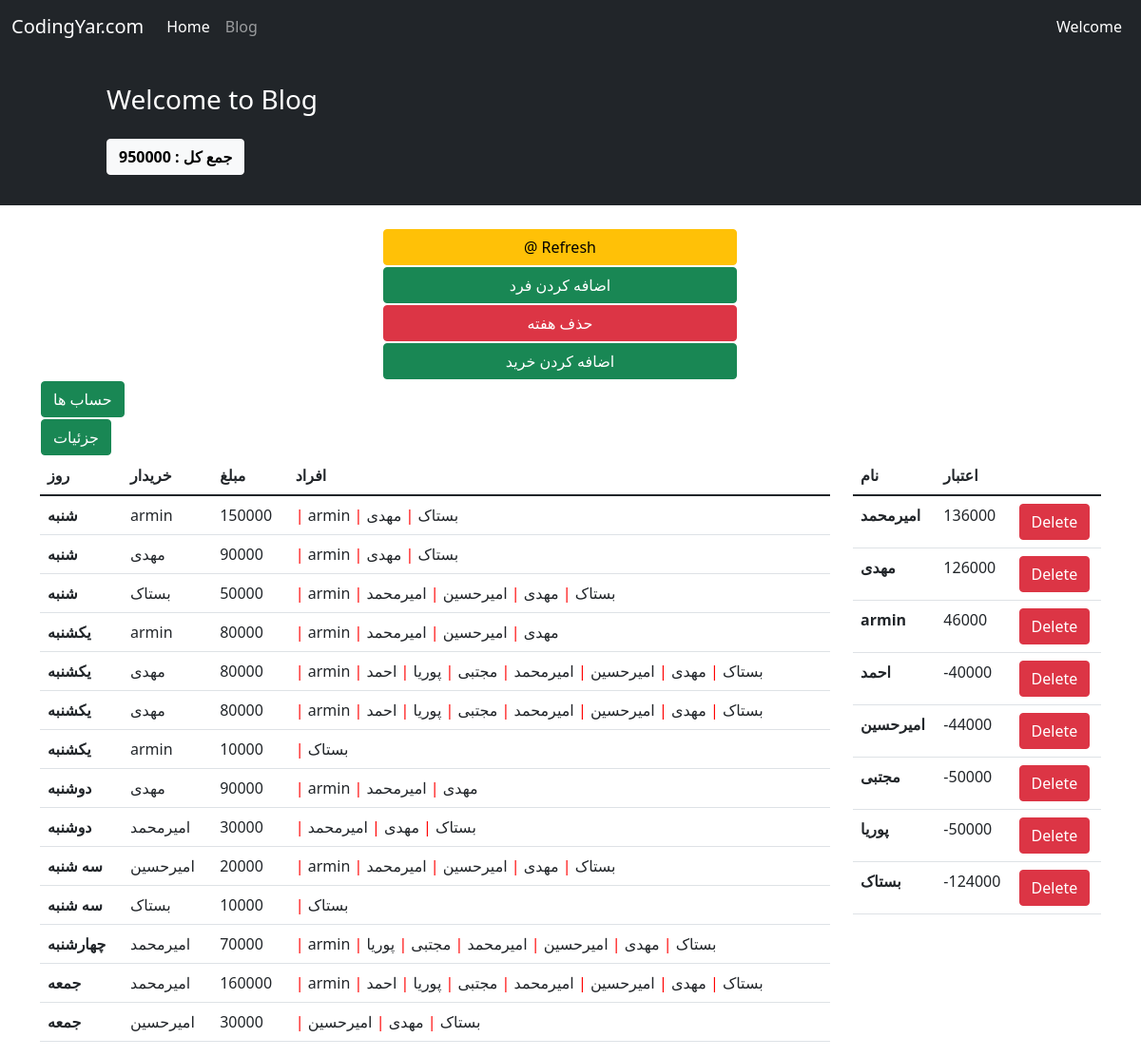
Page /2/weekdetails/ on the committed database.
### hesab/models.py (models this page shows, shortened)
class Shopping(models.Model):
    CHOICES = (('0', 'شنبه'),
               ('1', 'یکشنبه'),
               ('2', 'دوشنبه'),
               ('3', 'سه شنبه'),
               ('4', 'چهارشنبه'),
               ('5', 'پنج شنبه'),
               ('6', 'جمعه')
               )
    name = models.CharField(choices=CHOICES, max_length=100)
    week = models.ForeignKey(Week, on_delete=models.CASCADE, related_name='weekshopping', null=True)
    day = models.DateField(auto_now_add=True)
    buyer = models.ForeignKey(User, on_delete=models.CASCADE, related_name='usershopping')
    consumer = models.ManyToManyField(User)
    amount = models.IntegerField()
    goods = models.CharField(max_length=500)

class Money(models.Model):
    user = models.ForeignKey(User, on_delete=models.CASCADE, related_name='usermoney')
    week = models.ForeignKey(Week, on_delete=models.CASCADE, related_name='weekmoney')
    money = models.IntegerField(default=0)

### hesab/views.py (the view)
# urls.py: path('<int:pk>/weekdetails/', views.week_details, name='week_details'),
def week_details(request, pk):
    week = Week.objects.get(id=pk)
    all_money = Money.objects.filter(week=week).order_by('-money')
    shopping = Shopping.objects.filter(week=week).order_by('name')
    week_money = 0
    context = {
        'week': week,
        'sum': week.sum,
        'shopping': shopping,
        'all_money': all_money
    }
    return render(request, 'hesab/week_details.html', context)

### hesab/templates/hesab/week_details.html (shortened to what this page needs)
{% extends '_base.html' %}
{% block extra %}
    <p class="btn btn-light"><b>جمع کل : </b><b>{{ sum }} </b></p>
{% endblock extra %}
{% block content %}
    <div class="container mt-4">
        <div class="row">
            <div class="row">
                <div class="col-md-4"></div>
                <a class="btn btn-warning col-md-4" type="submit" href="{% url 'refresh' week.id %}" style="margin: 1px">@
                    Refresh</a>
            </div>
            <div class="row">
                <div class="col-md-4"></div>
                <a class="btn btn-success col-md-4" type="submit" href="{% url 'create_money' week.id %}" style="margin: 1px">اضافه
                    کردن فرد</a>
            </div>
            <div class="row">
                <div class="col-md-4"></div>
                <a class="btn btn-danger col-md-4" type="submit" href="{% url 'delete_week' week.id %}" style="margin: 1px">حذف هفته</a>
            </div>
            <div class="row">
                <div class="col-md-4"></div>
                <a class="btn btn-success col-md-4" type="submit" href="{% url 'create_shopping' week.id %}" style="margin: 1px">اضافه
                    کردن خرید</a>
            </div>
            <div class="col-md-3>
        </div>
        <div class="col-md-4">
            <a class="btn btn-success" type="submit" href="{% url 'hesab' week.id %}" style="margin: 1px"> حساب ها </a>
        </div><div class="col-md-4">
            <a class="btn btn-success" type="submit" href="{% url 'last_hesab_refresh' week.id %}" style="margin: 1px"> جزئیات </a>
        </div>
        <div class="col-md-3"></div>
        <div class="col-9">
            <table class="table table-hover">
                <thead>
                <tr>
                    <th scope="col"> روز</th>
                    <th scope="col">خریدار</th>
                    <th scope="col">مبلغ</th>
                    <th scope="col">افراد</th>
                </tr>
                </thead>
                <tbody>
                <tr>
                    {% for day in shopping %}
                        <th scope="row">{{ day.get_name_display }}</th>
                        <td>{{ day.buyer }}</td>
                        <td>{{ day.amount }}</td>
                        <td>
                            {% for con in day.consumer.all %}
                                <span style="color:red"> | </span> {{ con.username }}
                            {% endfor %}
                        </td>
                        </tr>
                    {% endfor %}
                </tbody>
            </table>
        </div>
        <div class="col-3">
            <table class="table">
                <thead>
                <tr>
                    <th scope="col">نام</th>
                    <th scope="col">اعتبار</th>
                </tr>
                </thead>
                <tbody>
                {% for mon in all_money %}
                    <tr>
                        <th scope="row">{{ mon.user }}</th>
                        <td>
                            {% if mon.money == 0 %}
                                0
                            {% else %}
                                {{ mon.money }}
                            {% endif %}
                        </td>
                    <td>
                        <a href="{% url 'delete_money' mon.id %}" class="btn btn-danger">Delete</a>
                    </td>
                    </tr>
                {% endfor %}
                </tbody>
            </table>
        </div>
    </div>
{% endblock content %}

### templates/_base.html (shortened to what this page needs)
<!doctype html>
<html lang="en">
<head>
    <link href="https://cdn.jsdelivr.net/npm/bootstrap@5.1.3/dist/css/bootstrap.min.css" rel="stylesheet"
>
</head>
<body>
<nav class="navbar navbar-expand-lg navbar-dark bg-dark">
    <div class="container-fluid">
        <a class="navbar-brand" href="#">CodingYar.com</a>
        <div class="collapse navbar-collapse" id="navbarNavAltMarkup">
            <div class="navbar-nav">
                <a class="nav-link active" aria-current="page" href="{% url 'week_list' %}">Home</a>
                <a class="nav-link" href="#">Blog</a>
            </div>
        </div>
        <div class="mx-2 text-white">Welcome</div>
    </div>
</nav>
<div class="container-fluid bg-dark">
    <div class="row py-3">
        <div class="col-md-8 col-md-10 mx-auto">
            <h3 class="my-4 mt-3 text-white">Welcome to  Blog</h3>
            {% block extra %}
            {% endblock extra %}
        </div>
    </div>
</div>
{% block content %}
{% endblock content %}
</body>
</html>

### rows in the picture
Shopping: name "شنبه", buyer "armin", amount "150000"
Shopping: name "شنبه", buyer "مهدی", amount "90000"
Shopping: name "شنبه", buyer "بستاک", amount "50000"
Shopping: name "یکشنبه", buyer "armin", amount "80000"
Shopping: name "یکشنبه", buyer "مهدی", amount "80000"
Shopping: name "یکشنبه", buyer "مهدی", amount "80000"
Shopping: name "یکشنبه", buyer "armin", amount "10000"
Shopping: name "دوشنبه", buyer "مهدی", amount "90000"
Shopping: name "دوشنبه", buyer "امیرمحمد", amount "30000"
Shopping: name "سه شنبه", buyer "امیرحسین", amount "20000"
Shopping: name "سه شنبه", buyer "بستاک", amount "10000"
Shopping: name "چهارشنبه", buyer "امیرمحمد", amount "70000"
Shopping: name "جمعه", buyer "امیرمحمد", amount "160000"
Shopping: name "جمعه", buyer "امیرحسین", amount "30000"
Money: user "امیرمحمد", money "136000"
Money: user "مهدی", money "126000"
Money: user "armin", money "46000"
Money: user "احمد", money "-40000"
Money: user "امیرحسین", money "-44000"
Money: user "مجتبی", money "-50000"
Money: user "پوریا", money "-50000"
Money: user "بستاک", money "-124000"

### other values in the picture
{{ sum }} "950000"
{{ con.username }} "armin"
{{ con.username }} "بستاک"
{{ con.username }} "مهدی"
{{ con.username }} "امیرحسین"
{{ con.username }} "امیرمحمد"
{{ con.username }} "مجتبی"
{{ con.username }} "پوریا"
{{ con.username }} "احمد"
